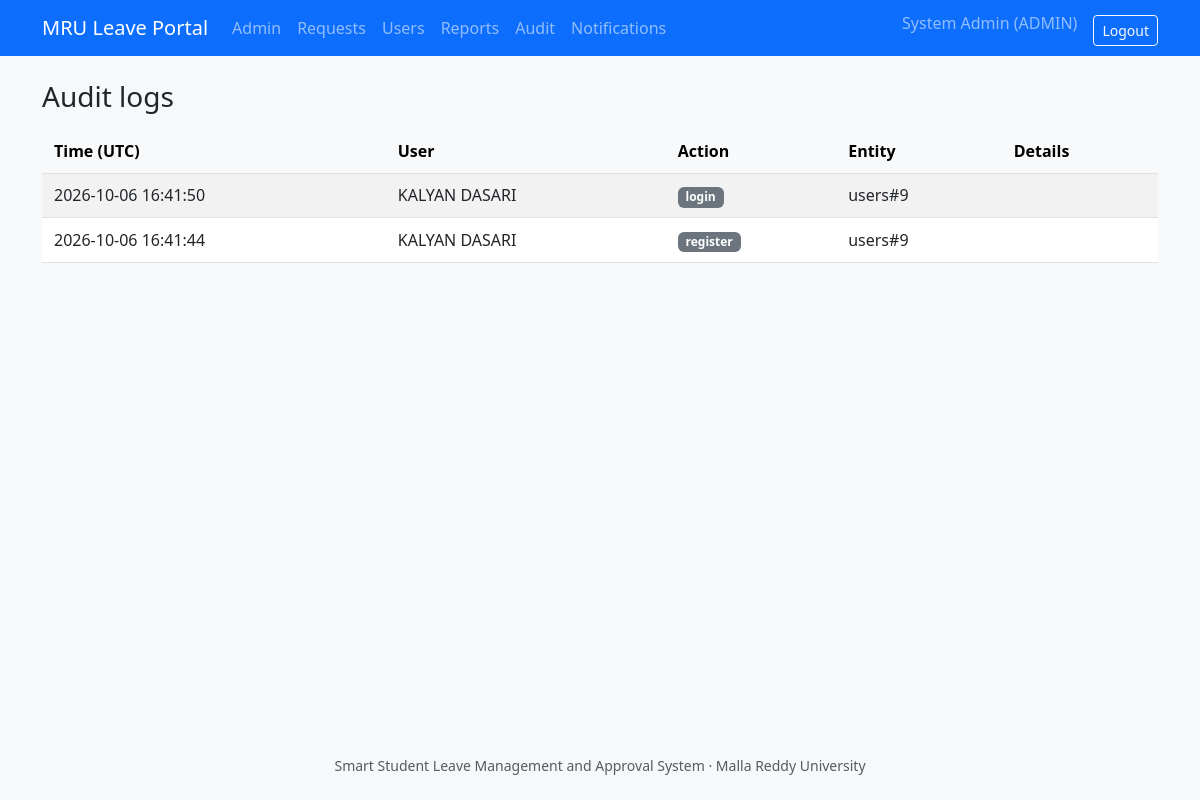
Before: /admin/audit (signed in) with the older database file.
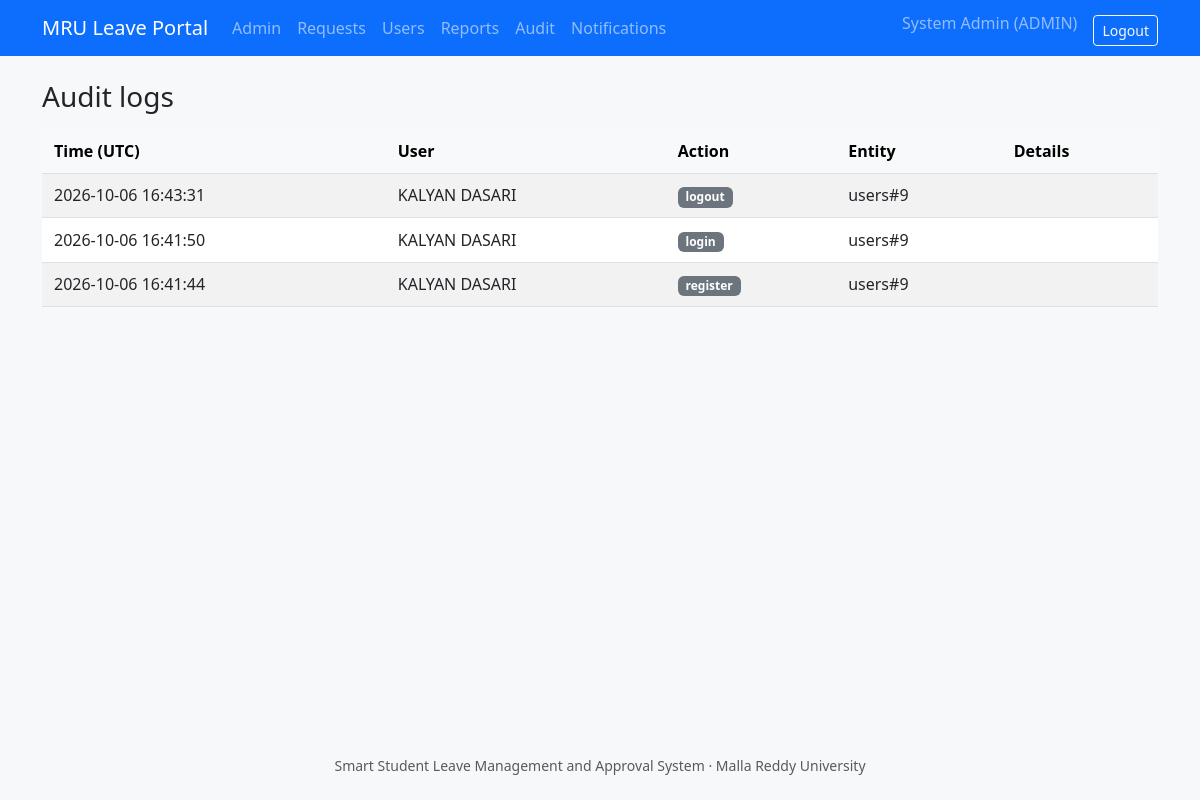
After: the same page with the newer database file.
### tables this page shows
CREATE TABLE users (
    id INTEGER PRIMARY KEY AUTOINCREMENT,
    name TEXT NOT NULL,
    roll_no TEXT,
    email TEXT NOT NULL COLLATE NOCASE UNIQUE,
    password_hash TEXT NOT NULL,
    role TEXT NOT NULL CHECK (role IN ('student', 'faculty', 'hod', 'admin')),
    department_id INTEGER REFERENCES departments(id),
    branch_id INTEGER REFERENCES branches(id),
    active INTEGER NOT NULL DEFAULT 1,
    created_at TEXT NOT NULL
);

CREATE TABLE audit_logs (
    id INTEGER PRIMARY KEY AUTOINCREMENT,
    user_id INTEGER REFERENCES users(id),
    action TEXT NOT NULL,
    entity TEXT,
    entity_id INTEGER,
    details TEXT NOT NULL DEFAULT '',
    created_at TEXT NOT NULL
);

### leave_management/admin_views.py (the view)
@bp.route("/audit")
@roles_required("admin")
def audit_logs():
    page = page_number(request.args.get("page"))
    per_page = 25
    total = query("SELECT COUNT(*) AS n FROM audit_logs", one=True)["n"]
    rows = query(
        """SELECT a.*, u.name AS user_name, u.email AS user_email
           FROM audit_logs a LEFT JOIN users u ON u.id = a.user_id
           ORDER BY a.created_at DESC, a.id DESC LIMIT ? OFFSET ?""",
        (per_page, (page - 1) * per_page),
    )
    return render_template("admin/audit.html", logs=rows, page=page, total=total, per_page=per_page)

### leave_management/db.py (called while the page is built)
def get_db() -> sqlite3.Connection:
    if "db" not in g:
        g.db = sqlite3.connect(current_app.config["DATABASE"])
        g.db.row_factory = sqlite3.Row
        g.db.execute("PRAGMA foreign_keys = ON")
    return g.db

def query(sql: str, args=(), one: bool = False):
    cur = get_db().execute(sql, args)
    rows = cur.fetchall()
    cur.close()
    if one:
        return rows[0] if rows else None
    return rows

### leave_management/notify.py (called while the page is built)
def unread_count(user_id) -> int:
    row = query(
        "SELECT COUNT(*) AS n FROM notifications WHERE recipient_id = ? AND is_read = 0 AND channel = 'in_app'",
        (user_id,),
        one=True,
    )
    return row["n"] if row else 0

### leave_management/security.py (called while the page is built)
def load_user():
    user_id = session.get("user_id")
    g.user = None
    if user_id:
        g.user = query(
            """SELECT u.*, d.name AS department_name, b.name AS branch_name
               FROM users u
               LEFT JOIN departments d ON d.id = u.department_id
               LEFT JOIN branches b ON b.id = u.branch_id
               WHERE u.id = ? AND u.active = 1""",
            (user_id,),
            one=True,
        )
        if g.user is None:
            session.pop("user_id", None)

def roles_required(*roles):
    def decorator(view):
        @wraps(view)
        def wrapper(*args, **kwargs):
            if g.user is None:
                flash("Please sign in to continue.", "warning")
                return redirect(url_for("auth.login", next=request.path))
            if g.user["role"] not in roles:
                abort(403)
            return view(*args, **kwargs)
        return wrapper
    return decorator

### leave_management/validators.py (called while the page is built)
def page_number(raw, default=1) -> int:
    try:
        return max(int(raw or default), 1)
    except (TypeError, ValueError):
        return default

### templates/admin/audit.html (shortened to what this page needs)
{% extends "base.html" %}
{% from "_macros.html" import pager %}
{% block content %}
<h3 class="mb-3">Audit logs</h3>
{% if not logs %}
<div class="alert alert-light border text-center py-5 text-muted">No audit entries recorded yet.</div>
{% else %}
<div class="table-responsive">
  <table class="table table-sm table-striped align-middle">
    <thead class="table-light"><tr><th>Time (UTC)</th><th>User</th><th>Action</th><th>Entity</th><th>Details</th></tr></thead>
    <tbody>
      {% for l in logs %}
      <tr>
        <td class="text-nowrap">{{ l.created_at }}</td>
        <td>{{ l.user_name or 'anonymous' }}</td>
        <td><span class="badge bg-secondary">{{ l.action }}</span></td>
        <td>{{ l.entity or '-' }}{% if l.entity_id %}#{{ l.entity_id }}{% endif %}</td>
        <td class="small text-muted">{{ l.details }}</td>
      </tr>
      {% endfor %}
    </tbody>
  </table>
</div>
{% endif %}
{% endblock %}

### templates/base.html (shortened to what this page needs)
<!DOCTYPE html>
<html lang="en">
<head>
  <link href="https://cdn.jsdelivr.net/npm/bootstrap@5.3.0/dist/css/bootstrap.min.css" rel="stylesheet">
  <link href="{{ url_for('static', filename='styles.css') }}" rel="stylesheet">
</head>
<body>
<nav class="navbar navbar-expand-lg navbar-dark bg-primary no-print">
  <div class="container">
    <a class="navbar-brand" href="{{ url_for('main.dashboard') }}">MRU Leave Portal</a>
    <div class="collapse navbar-collapse" id="nav">
      <ul class="navbar-nav me-auto">
        {% if current_user %}
          {% if current_user.role == 'student' %}
            <li class="nav-item"><a class="nav-link" href="{{ url_for('student.dashboard') }}">Dashboard</a></li>
            <li class="nav-item"><a class="nav-link" href="{{ url_for('student.new_request') }}">Apply for Leave</a></li>
            <li class="nav-item"><a class="nav-link" href="{{ url_for('student.balances') }}">Leave Balance</a></li>
          {% elif current_user.role in ('faculty', 'hod') %}
            <li class="nav-item"><a class="nav-link" href="{{ url_for('review.dashboard') }}">Review Queue</a></li>
          {% elif current_user.role == 'admin' %}
            <li class="nav-item"><a class="nav-link" href="{{ url_for('admin.dashboard') }}">Admin</a></li>
            <li class="nav-item"><a class="nav-link" href="{{ url_for('review.dashboard') }}">Requests</a></li>
            <li class="nav-item"><a class="nav-link" href="{{ url_for('admin.users') }}">Users</a></li>
            <li class="nav-item"><a class="nav-link" href="{{ url_for('admin.reports') }}">Reports</a></li>
            <li class="nav-item"><a class="nav-link" href="{{ url_for('admin.audit_logs') }}">Audit</a></li>
          {% endif %}
          <li class="nav-item">
            <a class="nav-link" href="{{ url_for('main.notifications') }}">
              Notifications
            </a>
          </li>
        {% endif %}
      </ul>
      <ul class="navbar-nav">
        {% if current_user %}
          <li class="nav-item"><span class="navbar-text me-3">{{ current_user.name }} ({{ current_user.role|upper }})</span></li>
          <li class="nav-item">
            <form method="post" action="{{ url_for('auth.logout') }}" class="d-inline">
              <button class="btn btn-outline-light btn-sm mt-1">Logout</button>
            </form>
          </li>
        {% else %}
          <li class="nav-item"><a class="nav-link" href="{{ url_for('auth.login') }}">Login</a></li>
          <li class="nav-item"><a class="nav-link" href="{{ url_for('auth.register') }}">Register</a></li>
        {% endif %}
      </ul>
    </div>
  </div>
</nav>
<main class="container py-4">
  {% block content %}{% endblock %}
</main>
<footer class="text-center text-muted small py-4 no-print">
  Smart Student Leave Management and Approval System &middot; Malla Reddy University
</footer>
</body>
</html>

### static/styles.css (style rules this page uses)
body { background-color: #f7f8fa; min-height: 100vh; display: flex; flex-direction: column; }
main { flex: 1 0 auto; }
.table > :not(caption) > * > * { padding: 0.6rem 0.75rem; }

Changed rows visible on the page:
added audit_logs: created_at "2026-10-06 16:43:31", name "KALYAN DASARI", action "logout", entity "users", entity_id "9"
